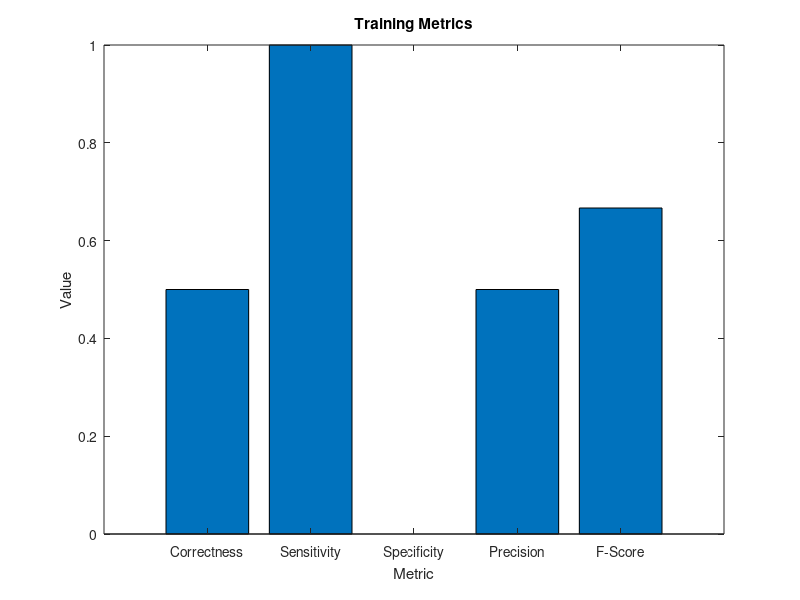
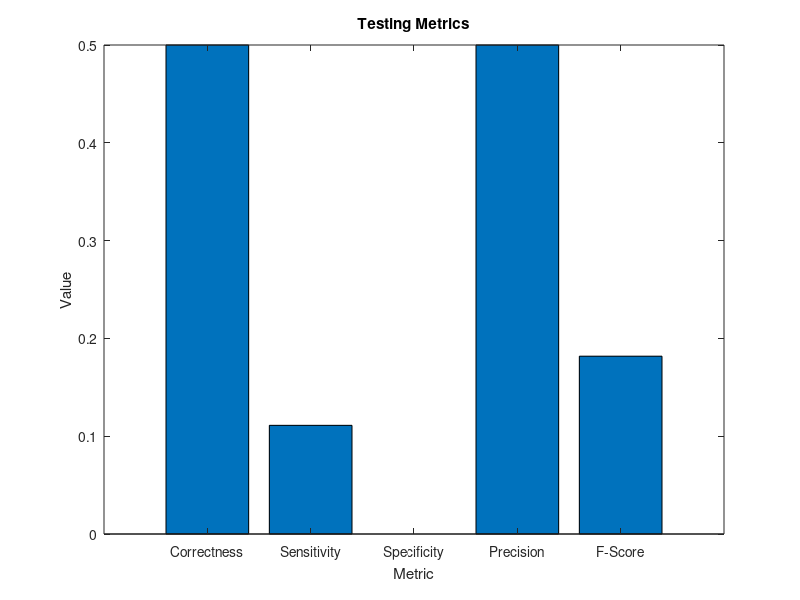

MATLAB code to generate these figures, in order:
clear;
pkg load statistics;

% Funzione kernel gaussiano
function K = K(x, y, sigm)
    K = exp(-norm(x - y)^2 / (2 * sigm^2));
    % printf("K: %f\n", K);
end

%%%%%%HELPER FUNCTIONS%%%%%%
% the average training correctness;
% Punti classificati correttamente nel training set / numero di punti nel training set

function training_correctness = training_correctness(X_train_correct, X_train)
    training_correctness = size(X_train_correct, 1) / size(X_train, 1);
end

% the average training sensitivity;
% Punti POSITIVI classificati correttamente nel training set / numero di punti POSITIVI nel training set

function training_sensitivity = training_sensitivity(X_train_pos_correct, X_train_pos)
    training_sensitivity = size(X_train_pos_correct, 1) / size(X_train_pos, 1);
end

% the average training specificity;
% Punti NEGATIVI classificati correttamente nel training set / numero di punti NEGATIVI nel training set

function training_specificity = training_specificity(X_train_neg_correct, X_train_neg)
    training_specificity = size(X_train_neg_correct, 1) / size(X_train_neg, 1);
end

% Train precision
% Punti POSITIVI classificati correttamente / Punti POSITIVI classificati

function training_precision = training_precision(X_train_pos_correct, X_train_pos_classified)
    training_precision = size(X_train_pos_correct, 1) / size(X_train_pos_classified, 1);
end

% the average training F-score;
%2*sensitivity*precision/(sensitivity+precision)

function training_f_score = training_f_score(training_sensitivity, training_precision)
    training_f_score = 2 * training_sensitivity * training_precision / (training_sensitivity + training_precision);
end

% the average testing correctness (accuracy);
% Punti classificati correttamente nel test set / numero di punti nel test set

function testing_correctness = testing_correctness(X_test_correct, X_test)
    testing_correctness = size(X_test_correct, 1) / size(X_test, 1);
end

% the average testing sensitivity;
% Punti POSITIVI classificati correttamente nel test set / numero di punti POSITIVI nel test set

function testing_sensitivity = testing_sensitivity(X_test_pos_correct, X_test_pos)
    testing_sensitivity = size(X_test_pos_correct, 1) / size(X_test_pos, 1);
end

% the average testing specificity;
% Punti NEGATIVI classificati correttamente nel test set / numero di punti NEGATIVI nel test set

function testing_specificity = testing_specificity(X_test_neg_correct, X_test_neg)
    testing_specificity = size(X_test_neg_correct, 1) / size(X_test_neg, 1);
end

% Test precision
% Punti POSITIVI classificati correttamente / Punti POSITIVI classificati

function testing_precision = testing_precision(X_test_pos_correct, X_test_pos_classified)
    testing_precision = size(X_test_pos_correct, 1) / size(X_test_pos_classified, 1);
end

% the average testing F-score.

function testing_f_score = testing_f_score(testing_sensitivity, testing_precision)
    testing_f_score = 2 * testing_sensitivity * testing_precision / (testing_sensitivity + testing_precision);
end

% Spherical classifier with x0 being the baricenter of the positive points
%... and C = 10

load dataset23.mat;

% Perform a bilevel 10-fold cross validation, using, for the model selection,
% a 5-fold cross validation.

% 10-Fold Cross Validation
% Dividiamo il dataset in 10 parti
% Per ogni parte, usiamo 9 parti per il training e 1 per il test

% Numero di fold
numFold = 10;

possible_C = [0.01; 0.05; 0.1];
sigm = 1;

cv = cvpartition(y, 'KFold', numFold);

% Metriche per il training e il test

average_training_correctness = 0;
average_training_sensitivity = 0;
average_training_specificity = 0;
average_training_precision = 0;
average_training_f_score = 0;

average_testing_correctness = 0;
average_testing_sensitivity = 0;
average_testing_specificity = 0;
average_testing_precision = 0;
average_testing_f_score = 0;

for i = 1:numFold
    printf("Fold %d\n", i);
    trainIdx = training(cv, i);
    testIdx = test(cv, i);

    % printf("Size train: %d\n", sum(trainIdx));
    % printf("Size test: %d\n", sum(testIdx));

    % 5-fold cross validation per la scelta del modello
    cvModel = cvpartition(y(trainIdx), 'KFold', 5);

    t_correctness = 0;

    best_C = possible_C(1);

    for pc = 1:size(possible_C, 1)
        C = possible_C(pc);

        for j = 1:5
            % printf("Fold model %d\n", j);
            trainIdxModel = training(cvModel, j);
            testIdxModel = test(cvModel, j);

            % printf("Size train model: %d\n", sum(trainIdxModel));
            % printf("Size test model: %d\n", sum(testIdxModel));

            % Training set
            X_train = X(trainIdxModel, :);
            y_train = y(trainIdxModel);

            % Test set
            X_test = X(testIdxModel, :);
            y_test = y(testIdxModel);

            % Calcolo del baricentro dei punti positivi
            [numPoints, dim] = size(X_train);
            x0 = zeros(1, dim);
            numPosPoints = sum(y_train == 1);
            posPoints = X_train(y_train == 1, :);
            negPoints = X_train(y_train ~= 1, :);

            if numPosPoints > 0
                x0 = sum(posPoints, 1) / numPosPoints;
            end

            % Baricento del modello i del fold j
            % printf("Baricentro: %f\n", x0);

            % Costruzione del problema di programmazione lineare
            numVar = 1 + numPoints;
            A = zeros(numPoints, numVar);
            b = zeros(numPoints, 1);
            cType = repmat("L", numPoints, 1);

            for k = 1:numPoints
                A(k, 1) = y_train(k);
                A(k, k + 1) = 1;
                b(k) = y_train(k) * (K(X_train(k, :), X_train(k, :), sigm) + K(x0, x0, sigm) - 2 * K(X_train(k, :), x0, sigm));
            end

            ub = [];
            lb = zeros(numVar, 1);
            c = ones(numVar, 1);
            c(2:numVar) = c(2:numVar) * C;
            varType = repmat("C", 1, numVar);
            sense = 1;

            [xStar, fStar] = glpk(c, A, b, lb, ub, cType, varType, sense);
            R = sqrt(xStar(1));

            % Calcolo della correttezza
            % Calcoliamo i punti correttamente classificati
            % CORRECTNESS= Correttamente classificati nel test set / numero di punti nel test set
            test_correttamente_classificati = [];
            R_squared = R^2;

            for k = 1:size(X_test, 1)

                if y_test(k) == 1

                    if K(X_test(k, :), X_test(k, :), sigm) + K(x0, x0, sigm) - 2 * K(X_test(k, :), x0, sigm) <= R_squared
                        test_correttamente_classificati = [test_correttamente_classificati; X_test(k, :)];
                    endif

                else

                    if K(X_test(k, :), X_test(k, :), sigm) + K(x0, x0, sigm) - 2 * K(X_test(k, :), x0, sigm) > R_squared
                        test_correttamente_classificati = [test_correttamente_classificati; X_test(k, :)];
                    endif

                endif

            end

            % Calcoliamo la correttezza
            correctness = testing_correctness(test_correttamente_classificati, X_test);
            printf("Correttezza: %f\n", correctness);

            if correctness > t_correctness
                t_correctness = correctness;
                best_C = C;
            endif

        end

        % Fine 5-fold cross validation
        printf("Fine 5-fold cross validation\n");
        printf("Miglior C: %f\n", best_C);
    end

    % Avendo il migliore C, ora possiamo effettivamente fare il training sul fold i di primo livello
    % Training set
    X_train = X(trainIdx, :);
    y_train = y(trainIdx);

    % Test set
    X_test = X(testIdx, :);
    y_test = y(testIdx);

    % Calcolo del baricentro dei punti positivi
    [numPoints, dim] = size(X_train);
    x0 = zeros(1, dim);
    numPosPoints = sum(y_train == 1);
    posPoints = X_train(y_train == 1, :);
    negPoints = X_train(y_train ~= 1, :);

    if numPosPoints > 0
        x0 = sum(posPoints, 1) / numPosPoints;
    end

    % Baricento del modello i del fold j
    % printf("Baricentro: %f\n", x0);

    % Costruzione del problema di programmazione lineare
    numVar = 1 + numPoints;
    A = zeros(numPoints, numVar);
    b = zeros(numPoints, 1);
    cType = repmat("L", numPoints, 1);

    for k = 1:numPoints
        A(k, 1) = y_train(k);
        A(k, k + 1) = 1;
        b(k) = y_train(k) * (K(X_train(k, :), X_train(k, :), sigm) + K(x0, x0, sigm) - 2 * K(X_train(k, :), x0, sigm));
    end

    ub = [];
    lb = zeros(numVar, 1);
    c = ones(numVar, 1);
    c(2:numVar) = c(2:numVar) * best_C;
    varType = repmat("C", 1, numVar);
    sense = 1;

    [xStar, fStar] = glpk(c, A, b, lb, ub, cType, varType, sense);
    R = sqrt(xStar(1));

    % Calcolo della correttezza
    % Calcoliamo i punti correttamente classificati
    % CORRECTNESS= Correttamente classificati nel test set / numero di punti nel test set
    test_correttamente_classificati = [];
    R_squared = R^2;

    TP_TRAIN = [];
    FP_TRAIN = [];
    TN_TRAIN = [];
    FN_TRAIN = [];

    TP_TEST = [];
    FP_TEST = [];
    TN_TEST = [];
    FN_TEST = [];

    for k = 1:size(X_train, 1)

        if y_train(k) == 1

            if K(X_train(k, :), X_train(k, :), sigm) + K(x0, x0, sigm) - 2 * K(X_train(k, :), x0, sigm) <= R_squared
                TP_TRAIN = [TP_TRAIN; X_train(k, :)];
            else
                FN_TRAIN = [FN_TRAIN; X_train(k, :)];
            endif

        else

            if K(X_train(k, :), X_train(k, :), sigm) + K(x0, x0, sigm) - 2 * K(X_train(k, :), x0, sigm) > R_squared
                TN_TRAIN = [TN_TRAIN; X_train(k, :)];
            else
                FP_TRAIN = [FP_TRAIN; X_train(k, :)];
            endif

        endif

    end

    for k = 1:size(X_test, 1)

        if y_test(k) == 1

            if K(X_test(k, :), X_test(k, :), sigm) + K(x0, x0, sigm) - 2 * K(X_test(k, :), x0, sigm) <= R_squared
                TP_TEST = [TP_TEST; X_test(k, :)];
            else
                FN_TEST = [FN_TEST; X_test(k, :)];
            endif

        else

            if K(X_test(k, :), X_test(k, :), sigm) + K(x0, x0, sigm) - 2 * K(X_test(k, :), x0, sigm) > R_squared
                TN_TEST = [TN_TEST; X_test(k, :)];
            else
                FP_TEST = [FP_TEST; X_test(k, :)];
            endif

        endif

    end

    fold_training_correctness = training_correctness([TP_TRAIN; TN_TRAIN], X_train);
    fold_training_sensitivity = training_sensitivity(TP_TRAIN, posPoints);
    fold_training_specificity = training_specificity(TN_TRAIN, negPoints);
    fold_training_precision = training_precision(TP_TRAIN, [TP_TRAIN; FP_TRAIN]);
    fold_training_f_score = training_f_score(fold_training_sensitivity, fold_training_precision);

    fold_testing_correctness = testing_correctness([TP_TEST; TN_TEST], X_test);
    fold_testing_sensitivity = testing_sensitivity(TP_TEST, posPoints);
    fold_testing_specificity = testing_specificity(TN_TEST, negPoints);
    fold_testing_precision = testing_precision(TP_TEST, [TP_TEST; FP_TEST]);
    fold_testing_f_score = testing_f_score(fold_testing_sensitivity, fold_testing_precision);

    average_training_correctness = average_training_correctness + fold_training_correctness;
    average_training_sensitivity = average_training_sensitivity + fold_training_sensitivity;
    average_training_specificity = average_training_specificity + fold_training_specificity;
    average_training_precision = average_training_precision + fold_training_precision;
    average_training_f_score = average_training_f_score + fold_training_f_score;

    average_testing_correctness = average_testing_correctness + fold_testing_correctness;
    average_testing_sensitivity = average_testing_sensitivity + fold_testing_sensitivity;
    average_testing_specificity = average_testing_specificity + fold_testing_specificity;
    average_testing_precision = average_testing_precision + fold_testing_precision;
    average_testing_f_score = average_testing_f_score + fold_testing_f_score;

end

average_training_correctness = average_training_correctness / numFold;
average_training_sensitivity = average_training_sensitivity / numFold;
average_training_specificity = average_training_specificity / numFold;
average_training_precision = average_training_precision / numFold;
average_training_f_score = average_training_f_score / numFold;

average_testing_correctness = average_testing_correctness / numFold;
average_testing_sensitivity = average_testing_sensitivity / numFold;
average_testing_specificity = average_testing_specificity / numFold;
average_testing_precision = average_testing_precision / numFold;
average_testing_f_score = average_testing_f_score / numFold;

printf("Average Training Correctness: %f\n", average_training_correctness);
printf("Average Training Sensitivity: %f\n", average_training_sensitivity);
printf("Average Training Specificity: %f\n", average_training_specificity);
printf("Average Training Precision: %f\n", average_training_precision);
printf("Average Training F-Score: %f\n", average_training_f_score);

printf("Average Testing Correctness: %f\n", average_testing_correctness);
printf("Average Testing Sensitivity: %f\n", average_testing_sensitivity);
printf("Average Testing Specificity: %f\n", average_testing_specificity);
printf("Average Testing Precision: %f\n", average_testing_precision);
printf("Average Testing F-Score: %f\n", average_testing_f_score);

% bar plot delle metriche
% Training
figure;
bar([average_training_correctness, average_training_sensitivity, average_training_specificity, average_training_precision, average_training_f_score]);
set(gca, 'xticklabel', {'Correctness', 'Sensitivity', 'Specificity', 'Precision', 'F-Score'});
title('Training Metrics');
xlabel('Metric');
ylabel('Value');

% Testing
figure;
bar([average_testing_correctness, average_testing_sensitivity, average_testing_specificity, average_testing_precision, average_testing_f_score]);
set(gca, 'xticklabel', {'Correctness', 'Sensitivity', 'Specificity', 'Precision', 'F-Score'});
title('Testing Metrics');
xlabel('Metric');
ylabel('Value');

% % C è un hyperparametro che va tunato
% C = 10;

% % C deve essere >= 1/2r, con r = min{|POS|, |NEG|}

% % σ
% sigm = 1;

% % Number of points è il numero di punti nel dataset
% % dim è la dimensione dello spazio
% [numPoints, dim] = size(X);

% % x0 è il baricentro dei punti positivi
% x0 = zeros(1, dim);

% numPosPoints = 0;
% posPoints = [];
% negPoints = [];

% %Scorriamo i punti
% for i = 1:numPoints
%     % se il punto è positivo
%     if y(i) == 1
%         %aggiungiamo il punto al baricentro
%         x0 = x0 + X(i, :);
%         %incrementiamo il numero di punti positivi
%         numPosPoints = numPosPoints + 1;
%         %aggiungiamo il punto ai punti positivi
%         posPoints = [posPoints; X(i, :)];
%     else
%         %altrimenti lo aggiungiamo ai punti negativi
%         negPoints = [negPoints; X(i, :)];
%     endif

% end

% % x0 è ora il baricentro
% x0 = x0 / numPosPoints;

% % printf("Baricentro: %f\n", x0);

% % Risolvi il problema di programmazione lineare
% % Assumiamo che la soluzione sia [Z e_1..e_numPoints]
% % 1 per Z (R^2)

% % numPoints per e_1 .. e_numPoints
% numVar = 1 + numPoints;

% % Costruiamo la matrice A e il vettore b
% A = zeros(numPoints, numVar);

% for i = 1:numPoints

%     % Z ha coefficiente 1 se il punto è positivo, -1 se il punto è negativo
%     A(i, 1) = y(i);

%     % e_i ha coefficiente 1
%     % Dove e_i è il punto i-esimo
%     A(i, i + 1) = 1;

%     % La parte destra è la norma al quadrato con segno - se il punto è negativo
%     % e + se il punto è positivo
%     % b(i) = y(i) * norm(X(i,:)-x0)^2;

%     % Applicazione del kernel gaussian per separazione sferica con kernel

%     % printf("Primo kernel: %f\n", K(X(i, :), X(i, :), sigm));
%     % printf("Secondo kernel: %f\n", K(x0, x0, sigm));
%     % printf("Terzo kernel: %f\n", K(X(i, :), x0, sigm));

%     b(i) = y(i) * (K(X(i, :), X(i, :), sigm) + K(x0, x0, sigm) - 2 * K(X(i, :), x0, sigm));

%     % tipo di vincolo
%     cType(i) = "L";

% end

% % Lower bound e upper bound
% ub = [];

% % tutte le variabili hanno lower bound uguale a zero
% lb = zeros(numVar, 1);

% % Il vettore dei costi è 1 per Z e C per tutte le altre variabili
% c = ones(numVar, 1);
% % Qui stiamo moltiplicando per C tutte le variabili tranne Z, e siccome
% %tutte hanno 1 tranne z, avremo C per tutte (esclusa Z)
% c(2:numVar) = c(2:numVar) * C;

% % Tipo di variabile
% varType = repmat("C", 1, numVar);

% % Senso del problema, cioè massimizzare o minimizzare
% % In questo caso minimizziamo
% sense = 1;

% % Risolviamo il problema di programmazione lineare
% [xStar, fStar] = glpk(c, A, b, lb, ub, cType, varType, sense);

% %%%%% Grafica %%%%%

% xMin = min(X(:, 1));
% xMax = max(X(:, 1));

% yMin = min(X(:, 2));
% yMax = max(X(:, 2));

% axis([xMin xMax yMin yMax]);

% clf;
% hold on;

% % Punti positivi
% scatter(posPoints(:, 1), posPoints(:, 2), 'b', 'o', 'filled');

% % Punti negativi
% scatter(negPoints(:, 1), negPoints(:, 2), 'r', 'o', 'filled');

% % R è il raggio della sfera
% z = xStar(1);
% R = sqrt(z);
% printf("Raggio della sfera: %f\n", R);

% % Disegna la sfera
% % drawSphere(x0, R, 'k');

% % Controlliamo se i punti sono ben classificati
% % Scorriamo i punti positivi

% % Precision=TP/(TP+FP)

% correttiPos = 0;
% correttiNeg = 0;

% for i = 1:numPoints
%     % Se il punto è positivo
%     if y(i) == 1

%         if K(X(i, :), X(i, :), sigm) + K(x0, x0, sigm) - 2 * K(X(i, :), x0, sigm) <= z
%             correttiPos = correttiPos + 1;
%         endif

%     else
%         if K(X(i, :), X(i, :), sigm) + K(x0, x0, sigm) - 2 * K(X(i, :), x0, sigm) > z
%             correttiNeg = correttiNeg + 1;
%         endif

%     endif

% end

% printf("Punti pos corr: %d\n", correttiPos);
% printf("Punti neg corr: %d\n", correttiNeg);
